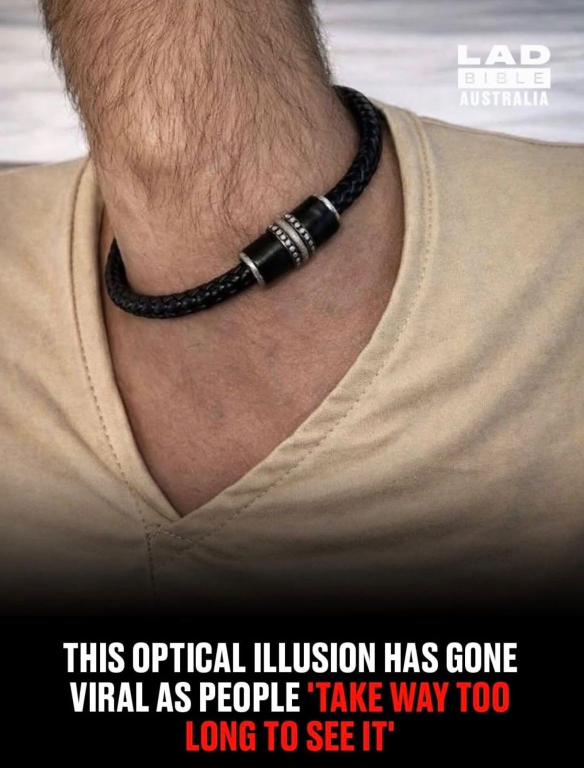
#> input picture .agents/skills/hashtagweb3-agent-skill/scripts/social/temp_social_image_1778174334781.jpg, 1168 x 1536 px (shown at 1/2 size)
$ python fix-ig-ratio.py temp_social_image_1778174334781.jpg
#> lines starting #> are read from the running program, lines starting #| are printed output that depends on the picture
#!/usr/bin/env python3
"""
fix-ig-ratio.py — Place images onto a standard IG canvas WITHOUT resizing.

Instagram feed posts require aspect ratios between 4:5 and 1.91:1.
This script centers the original image (untouched) onto a 1080×1350
black canvas so nothing gets distorted or cropped.

If the image is larger than the canvas, it scales DOWN to fit (preserving
aspect ratio). It never scales UP — small images stay sharp.

Usage:
    python3 fix-ig-ratio.py image.png                # → image_ig.png
    python3 fix-ig-ratio.py /path/to/folder/         # fixes all in folder
    python3 fix-ig-ratio.py image.png --bg "#1a1a2e"  # custom bg color
"""

import sys
import os
from pathlib import Path

try:
    from PIL import Image, ImageColor
except ImportError:
    print("Installing Pillow...")
    os.system(f"{sys.executable} -m pip install Pillow -q")
    from PIL import Image, ImageColor

CANVAS_W = 1080
CANVAS_H = 1350  # 4:5 ratio — best IG engagement
BG_COLOR = "#000000"


def fix_image(input_path: str, bg_color: str = BG_COLOR):
#> called with input_path = 'temp_social_image_1778174334781.jpg', bg_color = '#000000'
    img = Image.open(input_path).convert("RGBA")
    w, h = img.size
#> w = 1168; h = 1536
    ratio = w / h
#> ratio = 0.76

    # IG limits: 4:5 (0.8) to 1.91:1
    if 0.8 <= ratio <= 1.91:
        print(f"  ✅ {os.path.basename(input_path)} — {w}×{h} (ratio {ratio:.2f}) — already IG-safe")
        return

    print(f"  🔧 {os.path.basename(input_path)} — {w}×{h} (ratio {ratio:.2f})")
#|   🔧 temp_social_image_1778174334781.jpg — 1168×1536 (ratio 0.76)

    # Create the canvas
    canvas = Image.new("RGBA", (CANVAS_W, CANVAS_H), ImageColor.getrgb(bg_color) + (255,))

    # Scale down ONLY if the image is larger than the canvas (never scale up)
    scale = min(CANVAS_W / w, CANVAS_H / h, 1.0)
#> scale = 0.879
    if scale < 1.0:
        new_w = int(w * scale)
#> new_w = 1026
        new_h = int(h * scale)
#> new_h = 1350
        img = img.resize((new_w, new_h), Image.LANCZOS)
#> img: PIL image 1026x1350 RGBA
    else:
        new_w, new_h = w, h

    # Center on canvas
    x = (CANVAS_W - new_w) // 2
#> x = 27
    y = (CANVAS_H - new_h) // 2
#> y = 0
    canvas.paste(img, (x, y), img)
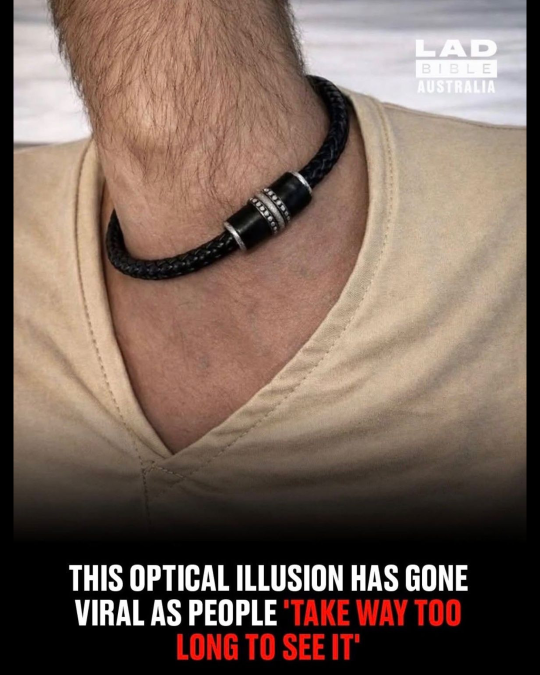
#> canvas: PIL image 1080x1350 RGBA (shown at 1/2 size); mean R, G, B, A 121.9, 101.3, 90.1, 255

    # Save as RGB (IG doesn't support alpha)
    output = canvas.convert("RGB")
    ext = Path(input_path).suffix
    out_path = str(input_path).replace(ext, f"_ig{ext}")
    output.save(out_path, quality=95)
    print(f"  → {CANVAS_W}×{CANVAS_H} saved to {os.path.basename(out_path)}")
    return out_path


def main():
    if len(sys.argv) < 2:
        print("Usage: python3 fix-ig-ratio.py <image|directory> [--bg '#hex']")
        sys.exit(1)

    target = sys.argv[1]
    bg = BG_COLOR
    if "--bg" in sys.argv:
        bg = sys.argv[sys.argv.index("--bg") + 1]

    if os.path.isdir(target):
        exts = {".png", ".jpg", ".jpeg", ".webp"}
        files = [f for f in Path(target).iterdir() if f.suffix.lower() in exts and "_ig" not in f.stem]
        print(f"Scanning {len(files)} images in {target}...\n")
        fixed = 0
        for f in sorted(files):
            result = fix_image(str(f), bg)
            if result:
                fixed += 1
        print(f"\n{'─' * 40}")
        print(f"Fixed: {fixed} images")
    else:
        fix_image(target, bg)


if __name__ == "__main__":
    main()
